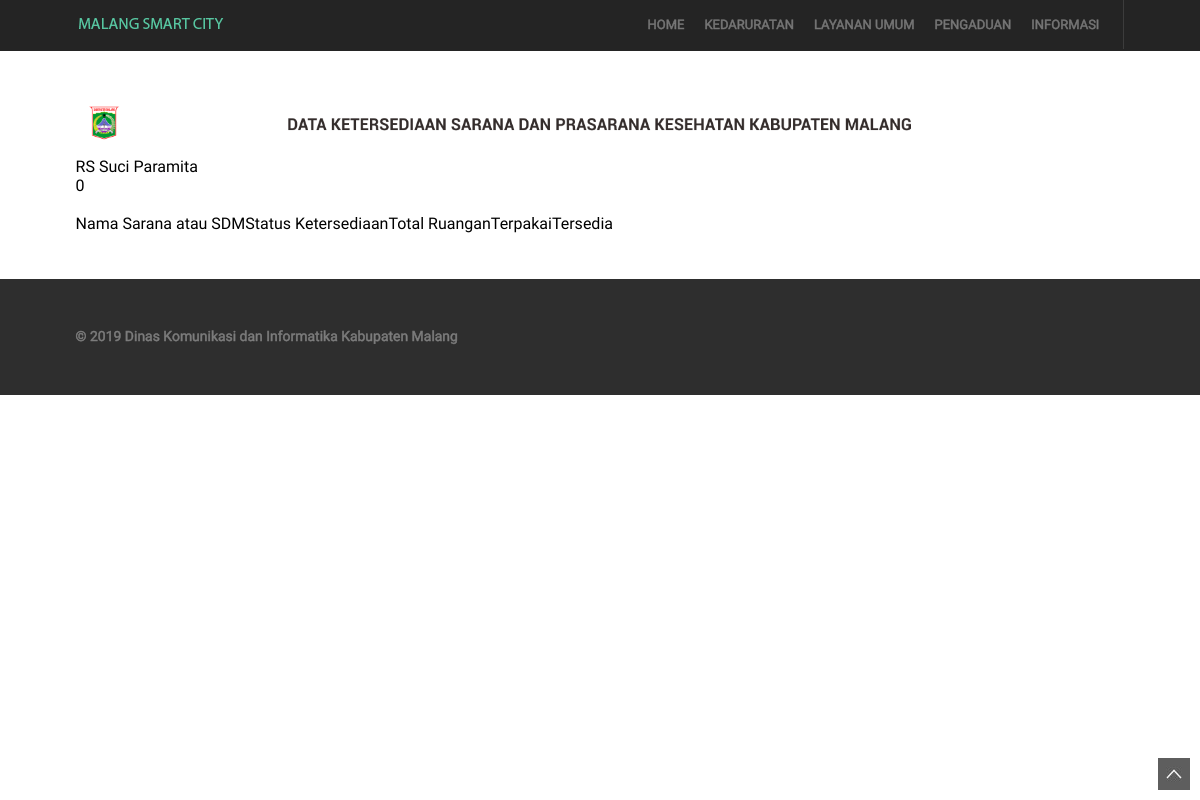
The page /detail_faskes.php?id=RS007 on the database as committed earlier.
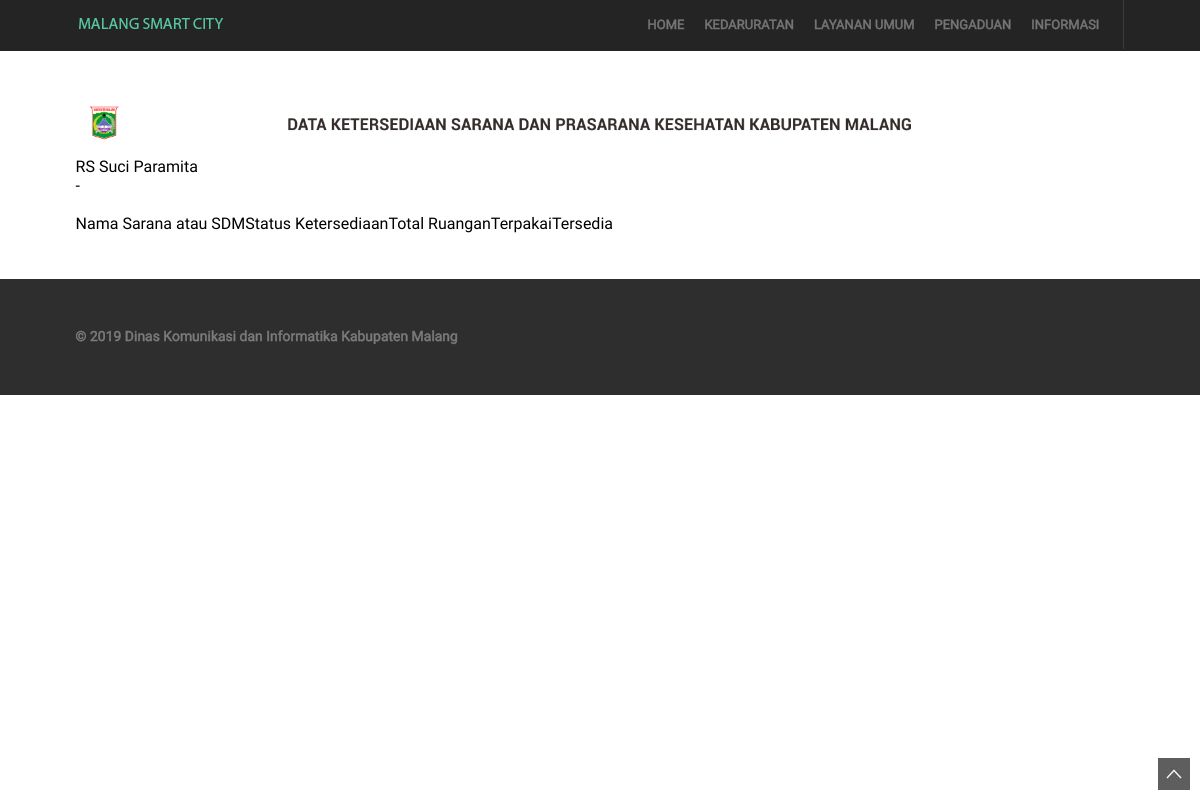
The same page on the database as committed later.
### tables this page shows
CREATE TABLE `tb_rs` (
  `id_rs` varchar(15) NOT NULL,
  `nama_rs` varchar(200) NOT NULL,
  `alamat_rs` text NOT NULL,
  `telp_rs` varchar(100) NOT NULL,
  `lat` float(10,6) NOT NULL,
  `lng` float(10,6) NOT NULL,
  `location_status` tinyint(1) DEFAULT '0'
);

### detail_faskes.php (the view, shortened to what this page needs)
<!DOCTYPE HTML>
<html class="fixed">
<head>
<link href="css/style.css" rel="stylesheet" type="text/css" media="all" />
<link type="text/css" rel="stylesheet" href="css/jquery.mmenu.all.css" />
    <link href="css/slider.css" rel="stylesheet" type="text/css" media="all" />
    <link rel="stylesheet" href="https://cdn.datatables.net/1.10.19/css/jquery.dataTables.min.css">
</head>
<body>
<div class="top_bg">
<div class="wrap">
    <div class="header">
        <div class="logo">
            <a href="index.html"><img src="images/logo2.png" alt=""/></a>
        </div>
         <div class="log_reg">
                <ul>
                <li class="active"><a href="index.php">Home</a>
                </li>
                <li class="dropdown"><a>Kedaruratan</a>
                </li>
                <li class="dropdown"><a>Layanan Umum</a>
                </li>
                <li class="dropdown"><a>Pengaduan</a>
                </li>
                <li class="dropdown"><a>Informasi</a>
                </li>
            </ul>
        </div>
    </div>
</div>
</div>
<div class="wrap">
<div class="main">
<?php
    include 'db/koneksi.php';
    $id = $_GET['id'];
    $data = mysqli_query($koneksi,"select * from tb_rs where id_rs='$id'");
    while($d = mysqli_fetch_array($data)){
        ?>
                         <img src="images/header_faskes2.png">
                            <table class="display table table-bordered table-striped mb-none" id="faskes2">
    <h4><?php echo $d['nama_rs'] ?></h4>
    <h4><?php echo $d['telp_rs'] ?></h4>
                                <thead>
                                    <tr>
                                       <th>Nama Sarana atau SDM</th>
                                       <th>Status Ketersediaan</th>
                                       <th>Total Ruangan</th>
                                       <th>Terpakai</th>
                                       <th>Tersedia</th>
                                      </tr>
                                </thead>
                            </table>
                                  <?php
                              }
                                ?>
</div>
</div>
<div class="footer_bg">
<div class="wrap">
<div class="footer">
         <a href="#" id="toTop" style="display: block;"><span id="toTopHover" style="opacity: 1;"></span></a>
    <div class="copy">
        <p class="link"><span>© 2019 Dinas Komunikasi dan Informatika Kabupaten Malang</a></span></p>
    </div>
</div>
</div>
</div>
</body>
</html>

Rows that differ between the two databases and show on the page:
changed tb_rs "RS Suci Paramita": telp_rs "0" → "-"
